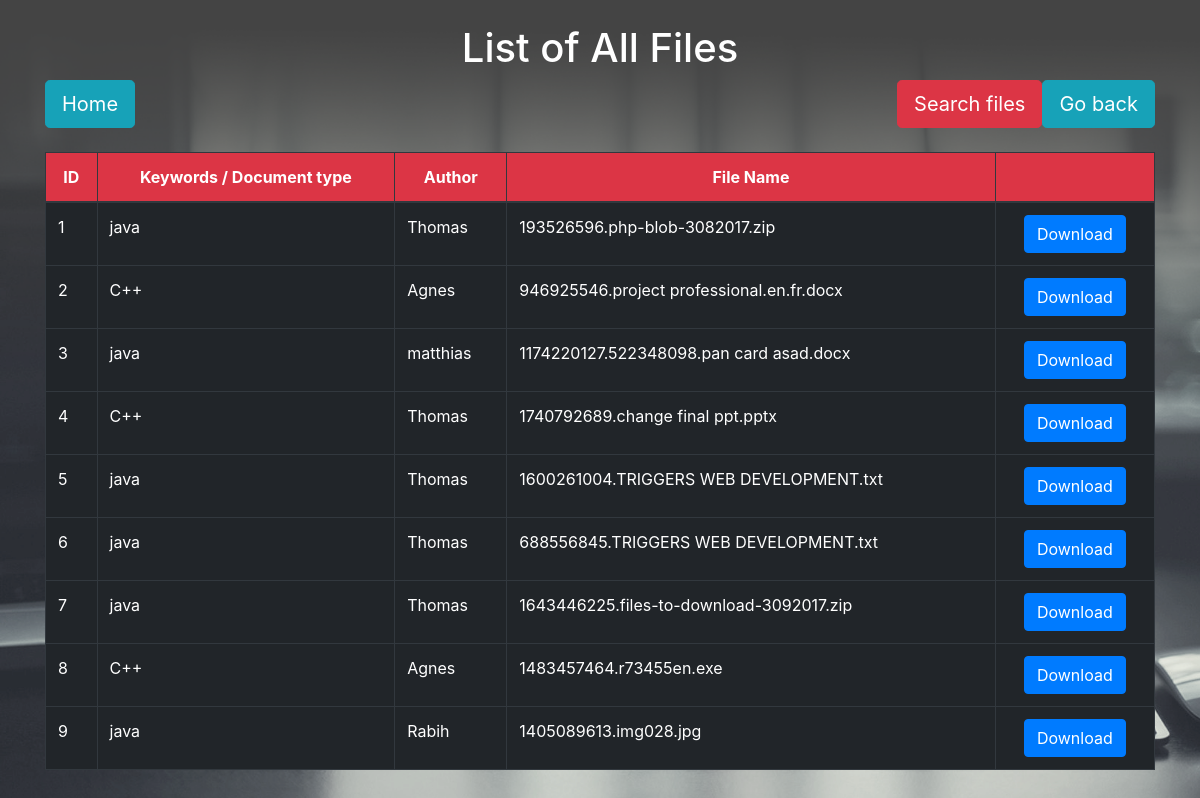
Page /fetch.php on the committed database.
### tables this page shows
CREATE TABLE IF NOT EXISTS `addfiles` (
  `id` int(11) NOT NULL AUTO_INCREMENT,
  `keyword` varchar(255) NOT NULL,
  `author` varchar(255) NOT NULL,
  `filename` varchar(255) NOT NULL,
  PRIMARY KEY (`id`)
);

### fetch.php (the view, shortened to what this page needs)
<!DOCTYPE html>
<html>
<head>
    <link rel="stylesheet" type="text/css" href="bootstrap/css/bootstrap.min.css">
    <link rel="stylesheet" type="text/css" href="change.css">
</head>
<body>
    <br>
    <div class="container page-header">
    <h1 class="text-center"><span class="blanc">List of All Files</span></h1>
</div>
<div class="container">
    <a href="index.php" class="btn btn-info btn-lg" role="button">Home</a>
    <a href="uploadhtml.php" class="btn btn-info btn-lg float-right" role="button">Go back</a>
    <a href="searchhtml.php" class="btn btn-danger btn-lg float-right" role="button">Search files</a>
  </div>
<br>
    <div class="container">
        <table class="table table-bordered table-dark table-hover">
            <thead class="bg-danger">
                <tr>
                    <th class="text-center">ID</th>
                    <th class="text-center">Keywords / Document type</th>
                    <th class="text-center">Author</th>
                    <th class="text-center">File Name</th>
                    <th></th>
                </tr>
            </thead>
            <tbody>
                <?php
                include "config.php";
                $stmt = $db->prepare("select * from addfiles");
                $stmt->execute();
                while($row = $stmt->fetch()){
                ?>
                <tr>
                    <td><?php echo $row['id'] ?></td>
                    <td><?php echo $row['keyword'] ?></td>
                    <td><?php echo $row['author'] ?></td>
                    <td><?php echo $row['filename'] ?></td>
                    <td class="text-center"><a href="download.php?id=<?php echo $row['id'] ?>" class="btn btn-primary">Download</a></td>
                </tr>
                <?php
                }
                ?>
            </tbody>
        </table>
    </div>
</body>
</html>

### change.css (style rules this page uses)
.blanc { color: white; }
body, html { height: 100%; background: url(images/Website-Design-Background.png); background-size: cover; }

### rows in the picture
addfiles: id "1", keyword "java", author "Thomas", filename "193526596.php-blob-3082017.zip"
addfiles: id "2", keyword "C++", author "Agnes", filename "946925546.project professional.en.fr.docx"
addfiles: id "3", keyword "java", author "matthias", filename "1174220127.522348098.pan card asad.docx"
addfiles: id "4", keyword "C++", author "Thomas", filename "1740792689.change final ppt.pptx"
addfiles: id "5", keyword "java", author "Thomas", filename "1600261004.TRIGGERS WEB DEVELOPMENT.txt"
addfiles: id "6", keyword "java", author "Thomas", filename "688556845.TRIGGERS WEB DEVELOPMENT.txt"
addfiles: id "7", keyword "java", author "Thomas", filename "1643446225.files-to-download-3092017.zip"
addfiles: id "8", keyword "C++", author "Agnes", filename "1483457464.r73455en.exe"
addfiles: id "9", keyword "java", author "Rabih", filename "1405089613.img028.jpg"
